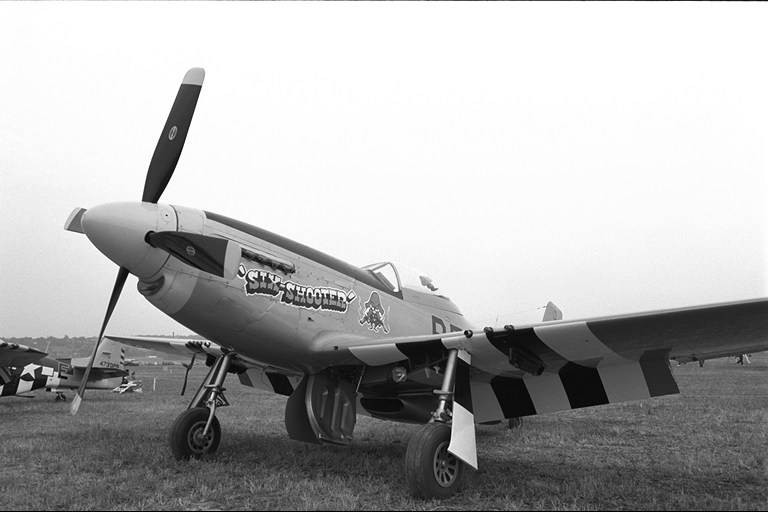
%> input picture PSID - Procesamiento de Señales e Imágenes Digitales/3. Laboratorios/3.4. Laboratorio N° 4/20171-lab04/20171-lab04/propuestos_l04/pregunta1/airplane.png, 768 x 512 px
$ octave preg1.m   (GNU Octave 9; MATLAB toolbox functions it lacks are replaced by stand-ins)
%> lines starting %> are read from the running program, lines starting %| are printed output that depends on the picture
clc
clear all
close all

% Pregunta a
Im1 = double(imread('airplane.png'))/255;
%> Im1: size 512x768 double; min 0, max 1, mean 0.687
Im2 = double(imread('university.png'))/255;
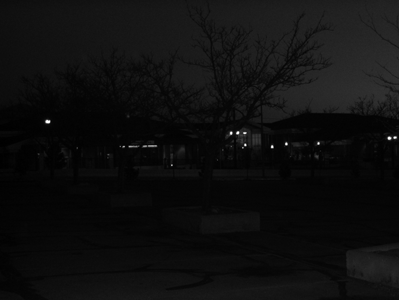
%> input picture PSID - Procesamiento de Señales e Imágenes Digitales/3. Laboratorios/3.4. Laboratorio N° 4/20171-lab04/20171-lab04/propuestos_l04/pregunta1/university.png, 399 x 300 px
%> Im2: size 300x399 double; min 0, max 1, mean 0.0582
Im3 = double(imread('tire.png'))/255;
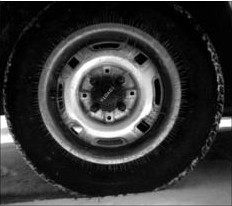
%> input picture PSID - Procesamiento de Señales e Imágenes Digitales/3. Laboratorios/3.4. Laboratorio N° 4/20171-lab04/20171-lab04/propuestos_l04/pregunta1/tire.png, 232 x 206 px
%> Im3: size 206x232 double; min 0, max 1, mean 0.214


figure,
subplot(3,1,1), imshow(Im1), title('Imagen Original 1')
subplot(3,1,2), imshow(Im2), title('Imagen Original 2')
subplot(3,1,3), imshow(Im3), title('Imagen Original 3')

% Pregunta b
figure,
subplot(1,3,1), imhist(Im1), title('Histograma Imagen 1')
subplot(1,3,2), imhist(Im2), title('Histograma Imagen 2')
subplot(1,3,3), imhist(Im3), title('Histograma Imagen 3')


% Pregunta c
Im_neg1 = imadjust(Im1,[0 1],[1 0]);
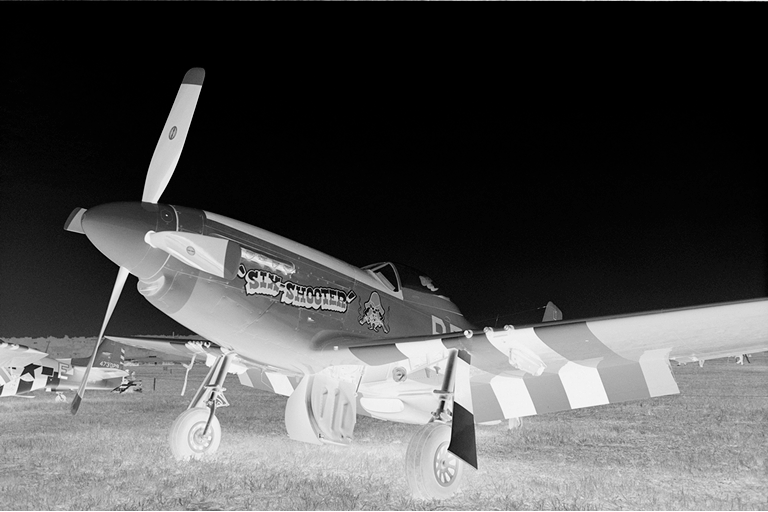
%> Im_neg1: size 512x768 double; min 0, max 1, mean 0.313
Im_neg2 = imcomplement(Im1);

figure;
subplot(1,2,1), imshow(Im_neg1), title('Imagen negativa por imadjust')
subplot(1,2,2), imshow(Im_neg2), title('Imagen negativa por imcomplement')


% Pregunta d
Im_transf = imadjust(Im2,[0 0.25], [0 1]);
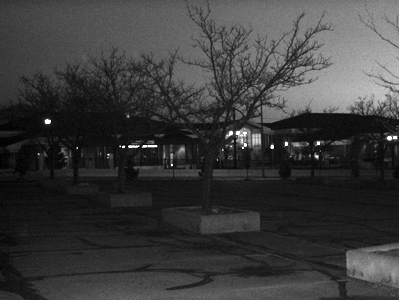
%> Im_transf: size 300x399 double; min 0, max 1, mean 0.231

figure;
subplot(1,2,1), imshow(Im2), title('Imagen Original')
subplot(1,2,2), imshow(Im_transf), title('Imagen Resultante (Mejoramiento de contraste)')

% Pregunta e
figure;
subplot(1,2,1), imhist(Im2), title('Histograma de la Imagen Original 2')
subplot(1,2,2), imhist(Im_transf), title('Imagen Resultante (Mejoramiento de contraste)')
%> after `title('Imagen Resultante (Mejoramiento de contraste)')`:
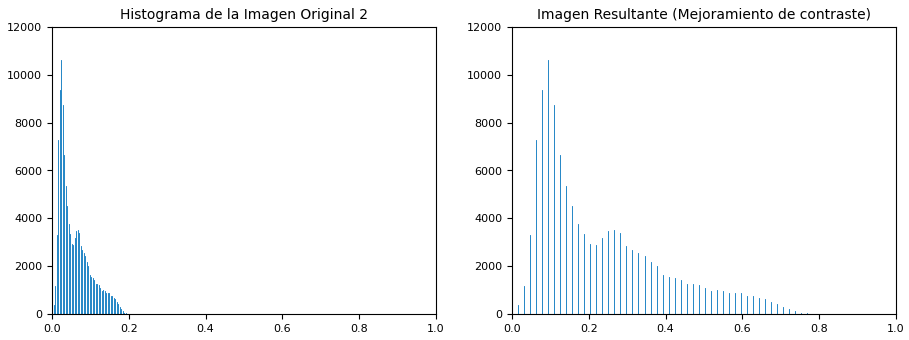
%> figure redrawn from the program's plot data, 2 panels; panel 1: highest point at x = 0.0235, y = 10624; panel 2: highest point at x = 0.0941, y = 10624


% Pregunta f

gamma1 = 1;
gamma2 = 0.5;
gamma3 = 2;

c = 1;

Im_gamma1 = c*Im3.^gamma1;
Im_gamma2 = c*Im3.^gamma2;
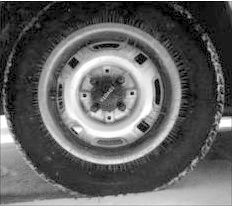
%> Im_gamma2: size 206x232 double; min 0, max 1, mean 0.384
Im_gamma3 = c*Im3.^gamma3;

% Otro forma de realizar la transf. gamma
% Im_gamma1 = c*imadjust(Im3,[],[],gamma1);
% Im_gamma2 = c*imadjust(Im3,[],[],gamma2);
% Im_gamma3 = c*imadjust(Im3,[],[],gamma3);


figure,
subplot(3,2,1), imshow(Im_gamma1), title('gamma = 1')
subplot(3,2,2), imhist(Im_gamma1)

subplot(3,2,3), imshow(Im_gamma2), title('gamma = 0.5')
subplot(3,2,4), imhist(Im_gamma2)

subplot(3,2,5), imshow(Im_gamma3), title('gamma = 2')
subplot(3,2,6), imhist(Im_gamma3)
%> after `imhist(Im_gamma3)`:
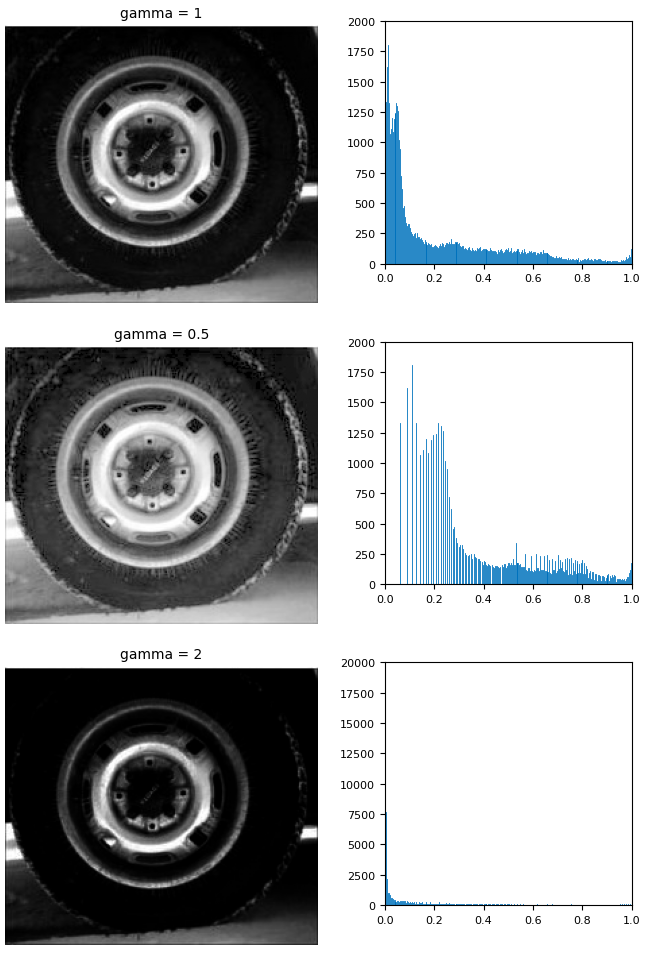
%> figure redrawn from the program's plot data, 6 panels
